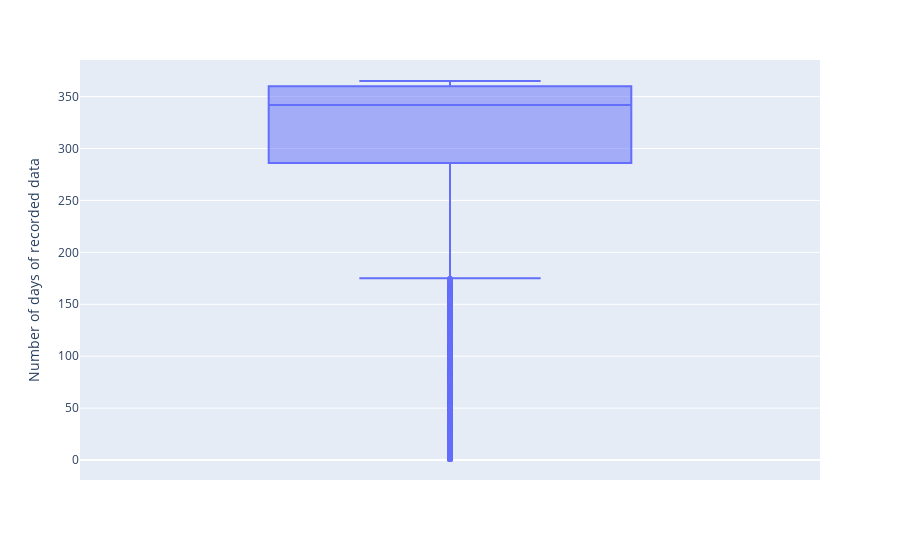

The cell this chart's notebook holds for it:
### Markdown cell above
From the table above, it seems that not all the unique stations have 365 days of recorded data. Let's take a look at the box plot for num_unique_dates.

### Code cell
px.box(num_unique_dates, y="num_unique_dates", labels={"num_unique_dates": "Number of days of recorded data"})

### Figure 1 — Plotly figure (JSON) as saved in the notebook; plotly's stock layout.template omitted (floating-point values rounded to 4 significant figures; data arrays with more than 128 entries replaced by an {"elided": "..."} marker saying what was removed)
{"data": [{"alignmentgroup": "True", "hovertemplate": "Number of days of recorded data=%{y}<extra></extra>", "legendgroup": "", "marker": {"color": "#636efa"}, "name": "", "notched": false, "offsetgroup": "", "orientation": "v", "showlegend": false, "type": "box", "x0": " ", "xaxis": "x", "y": {"elided": "12374 int values"}, "y0": " ", "yaxis": "y"}], "layout": {"boxmode": "group", "legend": {"tracegroupgap": 0}, "margin": {"t": 60}, "xaxis": {"anchor": "y", "domain": [0, 1]}, "yaxis": {"anchor": "x", "domain": [0, 1], "title": {"text": "Number of days of recorded data"}}}}
